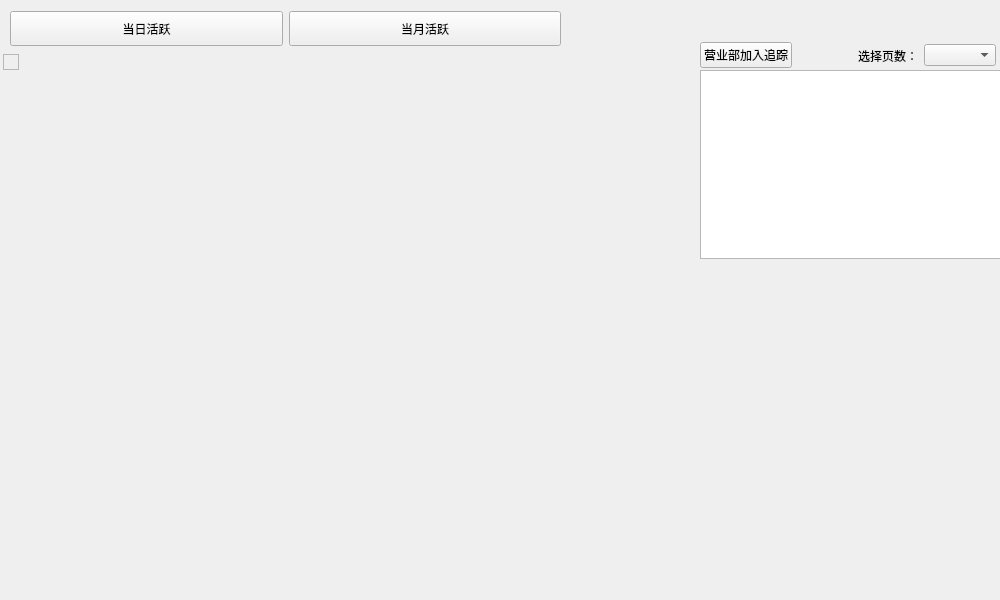
<?xml version="1.0" encoding="UTF-8"?>
<ui version="4.0">
 <class>ClassTabTwo</class>
 <widget class="QWidget" name="ClassTabTwo">
  <property name="geometry">
   <rect>
    <x>0</x>
    <y>0</y>
    <width>1000</width>
    <height>600</height>
   </rect>
  </property>
  <property name="windowTitle">
   <string>Form</string>
  </property>
  <widget class="QTableWidget" name="tableWidget_3">
   <property name="geometry">
    <rect>
     <x>700</x>
     <y>70</y>
     <width>301</width>
     <height>189</height>
    </rect>
   </property>
  </widget>
  <widget class="QWidget" name="layoutWidget">
   <property name="geometry">
    <rect>
     <x>700</x>
     <y>40</y>
     <width>441</width>
     <height>31</height>
    </rect>
   </property>
   <layout class="QHBoxLayout" name="horizontalLayout">
    <item>
     <widget class="QPushButton" name="pushButton_3">
      <property name="text">
       <string>营业部加入追踪</string>
      </property>
     </widget>
    </item>
    <item>
     <spacer name="horizontalSpacer_1">
      <property name="orientation">
       <enum>Qt::Horizontal</enum>
      </property>
      <property name="sizeHint" stdset="0">
       <size>
        <width>20</width>
        <height>20</height>
       </size>
      </property>
     </spacer>
    </item>
    <item>
     <widget class="QLabel" name="label_2">
      <property name="text">
       <string>选择页数：</string>
      </property>
     </widget>
    </item>
    <item>
     <widget class="QComboBox" name="comboBox"/>
    </item>
    <item>
     <spacer name="horizontalSpacer_2">
      <property name="orientation">
       <enum>Qt::Horizontal</enum>
      </property>
      <property name="sizeHint" stdset="0">
       <size>
        <width>20</width>
        <height>20</height>
       </size>
      </property>
     </spacer>
    </item>
    <item>
     <widget class="QPushButton" name="pushButton">
      <property name="text">
       <string>股票加入自选</string>
      </property>
     </widget>
    </item>
   </layout>
  </widget>
  <widget class="QLabel" name="labelYinYeBuName">
   <property name="geometry">
    <rect>
     <x>700</x>
     <y>0</y>
     <width>301</width>
     <height>41</height>
    </rect>
   </property>
   <property name="font">
    <font>
     <pointsize>13</pointsize>
    </font>
   </property>
   <property name="styleSheet">
    <string notr="true">color:#ff0000;</string>
   </property>
   <property name="text">
    <string/>
   </property>
   <property name="alignment">
    <set>Qt::AlignCenter</set>
   </property>
  </widget>
  <widget class="QScrollArea" name="scrollArea">
   <property name="geometry">
    <rect>
     <x>3</x>
     <y>54</y>
     <width>16</width>
     <height>16</height>
    </rect>
   </property>
   <property name="widgetResizable">
    <bool>true</bool>
   </property>
   <widget class="QWidget" name="scrollAreaWidgetContents">
    <property name="geometry">
     <rect>
      <x>0</x>
      <y>0</y>
      <width>16</width>
      <height>16</height>
     </rect>
    </property>
   </widget>
  </widget>
  <widget class="QWidget" name="layoutWidget">
   <property name="geometry">
    <rect>
     <x>10</x>
     <y>10</y>
     <width>551</width>
     <height>37</height>
    </rect>
   </property>
   <layout class="QHBoxLayout" name="horizontalLayout_2">
    <item>
     <widget class="QPushButton" name="pushButton_1">
      <property name="minimumSize">
       <size>
        <width>0</width>
        <height>35</height>
       </size>
      </property>
      <property name="text">
       <string>当日活跃</string>
      </property>
      <property name="checkable">
       <bool>true</bool>
      </property>
     </widget>
    </item>
    <item>
     <widget class="QPushButton" name="pushButton_2">
      <property name="minimumSize">
       <size>
        <width>0</width>
        <height>35</height>
       </size>
      </property>
      <property name="text">
       <string>当月活跃</string>
      </property>
      <property name="checkable">
       <bool>true</bool>
      </property>
     </widget>
    </item>
   </layout>
  </widget>
 </widget>
 <resources/>
 <connections/>
</ui>
